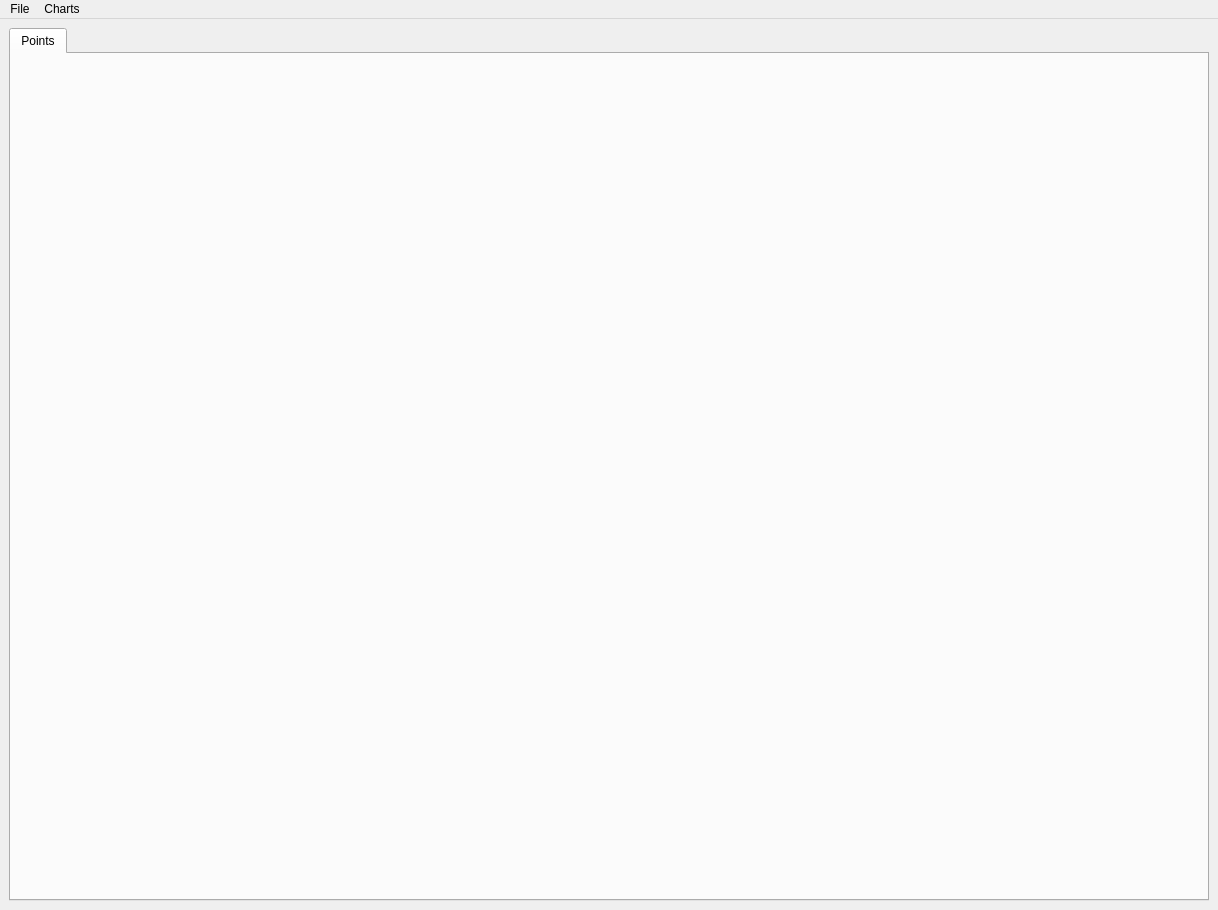
<?xml version="1.0" encoding="UTF-8"?>
<ui version="4.0">
 <class>MainWindow</class>
 <widget class="QMainWindow" name="MainWindow">
  <property name="geometry">
   <rect>
    <x>0</x>
    <y>0</y>
    <width>1218</width>
    <height>910</height>
   </rect>
  </property>
  <property name="sizePolicy">
   <sizepolicy hsizetype="Preferred" vsizetype="Maximum">
    <horstretch>0</horstretch>
    <verstretch>0</verstretch>
   </sizepolicy>
  </property>
  <property name="windowTitle">
   <string>Player</string>
  </property>
  <widget class="QWidget" name="cw">
   <layout class="QHBoxLayout" name="horizontalLayout">
    <item>
     <widget class="QTabWidget" name="mainTabs">
      <property name="currentIndex">
       <number>0</number>
      </property>
      <widget class="QWidget" name="pointsTab">
       <attribute name="title">
        <string>Points</string>
       </attribute>
       <layout class="QHBoxLayout" name="horizontalLayout_6"/>
      </widget>
     </widget>
    </item>
   </layout>
  </widget>
  <widget class="QMenuBar" name="menuBar">
   <property name="geometry">
    <rect>
     <x>0</x>
     <y>0</y>
     <width>1218</width>
     <height>20</height>
    </rect>
   </property>
   <widget class="QMenu" name="menuFile">
    <property name="title">
     <string>File</string>
    </property>
    <addaction name="actionExit"/>
   </widget>
   <widget class="QMenu" name="menuInformation">
    <property name="title">
     <string>Charts</string>
    </property>
    <widget class="QMenu" name="menu_widgets">
     <property name="title">
      <string>Points</string>
     </property>
     <addaction name="actionFirst"/>
     <addaction name="actionSecond"/>
    </widget>
    <addaction name="menu_widgets"/>
   </widget>
   <addaction name="menuFile"/>
   <addaction name="menuInformation"/>
  </widget>
  <action name="actionExit">
   <property name="text">
    <string>Quit</string>
   </property>
   <property name="shortcut">
    <string>Ctrl+Q</string>
   </property>
  </action>
  <action name="actionFirst">
   <property name="checkable">
    <bool>true</bool>
   </property>
   <property name="checked">
    <bool>false</bool>
   </property>
   <property name="text">
    <string>Azimuth</string>
   </property>
  </action>
  <action name="actionSecond">
   <property name="checkable">
    <bool>true</bool>
   </property>
   <property name="text">
    <string>Range</string>
   </property>
  </action>
  <action name="actionVelocity">
   <property name="checkable">
    <bool>true</bool>
   </property>
   <property name="text">
    <string>Speed</string>
   </property>
  </action>
  <action name="actionElevation">
   <property name="checkable">
    <bool>true</bool>
   </property>
   <property name="text">
    <string>Elevation</string>
   </property>
  </action>
 </widget>
 <resources/>
 <connections/>
</ui>
